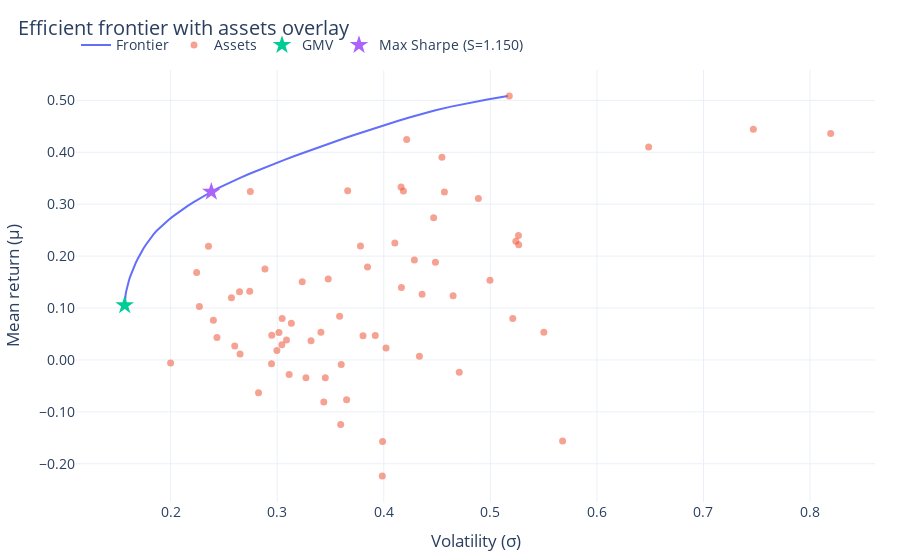
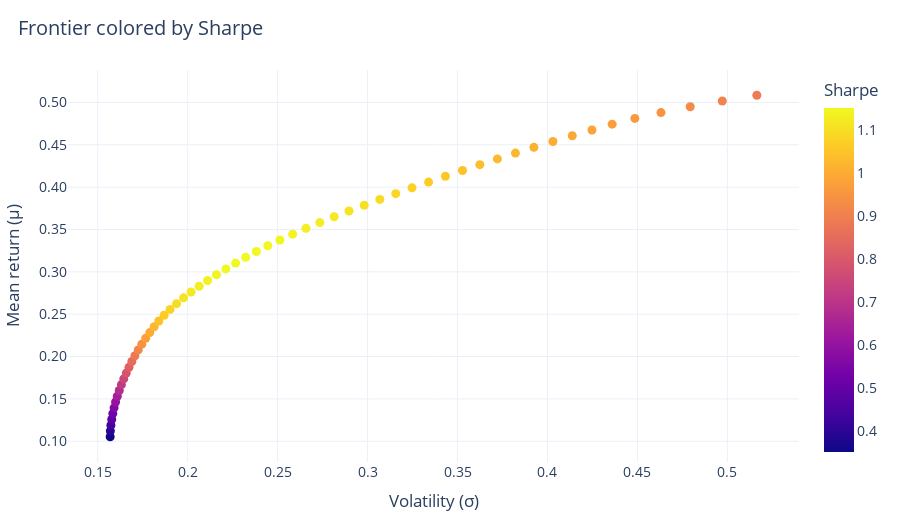

The notebook cell these images were saved under, in order:
### Code cell
def sharpe(mu_p, sig_p, rf=RF):
    return (mu_p - rf) / sig_p

# (re)compute asset stats if needed
vol = np.sqrt(np.diag(Sigma.values))
asset_stats = pd.DataFrame({"mu": mu.values, "sigma": vol}, index=mu.index)

frontier = frontier.copy()
frontier["sharpe"] = frontier.apply(
    lambda r: sharpe(r["mu"], r["sigma"], RF) if r["sigma"] > 0 else np.nan,
    axis=1
)

i_ms = int(frontier["sharpe"].idxmax())
w_ms = W.loc[i_ms]
mu_ms = float(mu @ w_ms)
sig_ms = float(np.sqrt(w_ms.values @ Sigma_use.values @ w_ms.values))
sh_ms = float(sharpe(mu_ms, sig_ms, RF))

# 5a) Frontier with assets overlay + GMV + Max Sharpe
fig_frontier = go.Figure()

fig_frontier.add_trace(go.Scatter(
    x=frontier["sigma"],
    y=frontier["mu"],
    mode="lines",
    name="Frontier",
))

fig_frontier.add_trace(go.Scatter(
    x=asset_stats["sigma"],
    y=asset_stats["mu"],
    mode="markers",
    name="Assets",
    text=asset_stats.index,
    hovertemplate="<b>%{text}</b><br>σ=%{x:.4f}<br>μ=%{y:.4f}<extra></extra>",
    marker=dict(size=7, opacity=0.55),
))

fig_frontier.add_trace(go.Scatter(
    x=[sig_gmv],
    y=[mu_gmv],
    mode="markers",
    name="GMV",
    marker=dict(symbol="star", size=14),
    hovertemplate="GMV<br>σ=%{x:.4f}<br>μ=%{y:.4f}<extra></extra>",
))

fig_frontier.add_trace(go.Scatter(
    x=[sig_ms],
    y=[mu_ms],
    mode="markers",
    name=f"Max Sharpe (S={sh_ms:.3f})",
    marker=dict(symbol="star", size=14),
    hovertemplate="Max Sharpe<br>σ=%{x:.4f}<br>μ=%{y:.4f}<extra></extra>",
))

fig_frontier.update_layout(
    title="Efficient frontier with assets overlay",
    xaxis_title="Volatility (σ)",
    yaxis_title="Mean return (μ)",
    legend=dict(orientation="h", yanchor="bottom", y=1.02, xanchor="left", x=0),
)
fig_frontier.show()

# 5b) Frontier colored by Sharpe
fig_frontier_sh = px.scatter(
    frontier,
    x="sigma",
    y="mu",
    color="sharpe",
    title="Frontier colored by Sharpe",
    labels={"sigma": "Volatility (σ)", "mu": "Mean return (μ)", "sharpe": "Sharpe"},
)
fig_frontier_sh.update_traces(marker=dict(size=9))
fig_frontier_sh.show()

### Figure 1 — Plotly figure (JSON) as saved in the notebook; plotly's stock layout.template omitted (floating-point values rounded to 4 significant figures)
{"data": [{"mode": "lines", "name": "Frontier", "type": "scatter", "x": [0.1569, 0.157, 0.1573, 0.1578, 0.1584, 0.1591, 0.1599, 0.1609, 0.162, 0.1632, 0.1645, 0.1659, 0.1674, 0.169, 0.1707, 0.1725, 0.1745, 0.1766, 0.1789, 0.1813, 0.1839, 0.1869, 0.1902, 0.1938, 0.1977, 0.2019, 0.2064, 0.2111, 0.216, 0.2212, 0.2266, 0.2323, 0.2382, 0.2445, 0.2513, 0.2584, 0.2658, 0.2735, 0.2814, 0.2897, 0.2981, 0.3068, 0.3157, 0.3247, 0.3339, 0.3433, 0.3528, 0.3624, 0.3722, 0.3822, 0.3925, 0.403, 0.4138, 0.4247, 0.436, 0.4486, 0.4631, 0.4793, 0.4972, 0.5164], "y": [0.1053, 0.1121, 0.119, 0.1258, 0.1326, 0.1395, 0.1463, 0.1531, 0.16, 0.1668, 0.1736, 0.1805, 0.1873, 0.1941, 0.201, 0.2078, 0.2146, 0.2215, 0.2283, 0.2351, 0.242, 0.2488, 0.2556, 0.2625, 0.2693, 0.2761, 0.283, 0.2898, 0.2966, 0.3035, 0.3103, 0.3172, 0.324, 0.3308, 0.3377, 0.3445, 0.3513, 0.3582, 0.365, 0.3718, 0.3787, 0.3855, 0.3923, 0.3992, 0.406, 0.4128, 0.4197, 0.4265, 0.4333, 0.4402, 0.447, 0.4538, 0.4607, 0.4675, 0.4743, 0.4812, 0.488, 0.4948, 0.5017, 0.5085]}, {"hovertemplate": "<b>%{text}</b><br>σ=%{x:.4f}<br>μ=%{y:.4f}<extra></extra>", "marker": {"opacity": 0.55, "size": 7}, "mode": "markers", "name": "Assets", "text": ["ACN", "ADBE", "AMD", "AKAM", "APH", "ADI", "AAPL", "AMAT", "APP", "ANET", "ADSK", "AVGO", "CDNS", "CDW", "CSCO", "CTSH", "GLW", "CRWD", "DDOG", "DELL", "EPAM", "FFIV", "FICO", "FSLR", "FTNT", "IT", "GEN", "GDDY", "HPE", "HPQ", "IBM", "INTC", "INTU", "JBL", "KEYS", "KLAC", "LRCX", "MCHP", "MU", "MSFT", "MPWR", "MSI", "NTAP", "NVDA", "NXPI", "ON", "ORCL", "PLTR", "PANW", "PTC", "QCOM", "ROP", "CRM", "STX", "NOW", "SWKS", "SMCI", "SNPS", "TEL", "TDY", "TER", "TXN", "TRMB", "TYL", "VRSN", "WDC", "WDAY", "ZBRA"], "type": "scatter", "x": [0.2651, 0.3596, 0.524, 0.3112, 0.2748, 0.3235, 0.2742, 0.4287, 0.7468, 0.4546, 0.3451, 0.4215, 0.3479, 0.2825, 0.227, 0.2602, 0.2885, 0.4996, 0.5502, 0.4485, 0.5678, 0.2949, 0.3781, 0.5264, 0.4359, 0.3317, 0.3017, 0.3087, 0.3586, 0.3437, 0.2355, 0.4708, 0.341, 0.3661, 0.3047, 0.4184, 0.4468, 0.4335, 0.4888, 0.2571, 0.5266, 0.2244, 0.3133, 0.5178, 0.392, 0.5211, 0.3847, 0.6486, 0.4104, 0.2997, 0.3805, 0.2, 0.3601, 0.4162, 0.4021, 0.3986, 0.8193, 0.4166, 0.2647, 0.2401, 0.4651, 0.3044, 0.327, 0.2947, 0.2435, 0.4569, 0.3651, 0.3989], "y": [0.01129, -0.1243, 0.2284, -0.0279, 0.3244, 0.1505, 0.1325, 0.1926, 0.4442, 0.3906, -0.03416, 0.4245, 0.1557, -0.06315, 0.1028, 0.02691, 0.175, 0.1536, 0.05318, 0.188, -0.1563, 0.04752, 0.2196, 0.2397, 0.1268, 0.03682, 0.05273, 0.03818, 0.08405, -0.08117, 0.219, -0.02372, 0.05335, 0.3258, 0.07997, 0.3257, 0.2739, 0.007158, 0.3111, 0.12, 0.222, 0.1685, 0.07045, 0.5085, 0.04726, 0.07994, 0.1792, 0.41, 0.2255, 0.01801, 0.04641, -0.005754, -0.008885, 0.3331, 0.02298, -0.2236, 0.436, 0.1394, 0.1314, 0.07649, 0.1237, 0.02935, -0.03428, -0.007537, 0.04301, 0.3236, -0.07656, -0.157]}, {"hovertemplate": "GMV<br>σ=%{x:.4f}<br>μ=%{y:.4f}<extra></extra>", "marker": {"size": 14, "symbol": "star"}, "mode": "markers", "name": "GMV", "type": "scatter", "x": [0.1569], "y": [0.1053]}, {"hovertemplate": "Max Sharpe<br>σ=%{x:.4f}<br>μ=%{y:.4f}<extra></extra>", "marker": {"size": 14, "symbol": "star"}, "mode": "markers", "name": "Max Sharpe (S=1.150)", "type": "scatter", "x": [0.2382], "y": [0.324]}], "layout": {"legend": {"orientation": "h", "x": 0, "xanchor": "left", "y": 1.02, "yanchor": "bottom"}, "title": {"text": "Efficient frontier with assets overlay"}, "xaxis": {"title": {"text": "Volatility (σ)"}}, "yaxis": {"title": {"text": "Mean return (μ)"}}}}

### Figure 2 — Plotly figure (JSON) as saved in the notebook; plotly's stock layout.template omitted (floating-point values rounded to 4 significant figures)
{"data": [{"hovertemplate": "Volatility (σ)=%{x}<br>Mean return (μ)=%{y}<br>Sharpe=%{marker.color}<extra></extra>", "legendgroup": "", "marker": {"color": [0.3523, 0.3956, 0.4383, 0.4803, 0.5217, 0.5623, 0.6021, 0.641, 0.6789, 0.7158, 0.7517, 0.7866, 0.8203, 0.853, 0.8846, 0.9148, 0.9435, 0.9708, 0.9966, 1.021, 1.044, 1.064, 1.081, 1.096, 1.109, 1.12, 1.129, 1.136, 1.142, 1.146, 1.149, 1.15, 1.15, 1.148, 1.145, 1.14, 1.134, 1.127, 1.119, 1.111, 1.102, 1.094, 1.085, 1.075, 1.066, 1.057, 1.048, 1.039, 1.03, 1.021, 1.012, 1.002, 0.9925, 0.983, 0.9734, 0.9613, 0.9459, 0.928, 0.9085, 0.888], "coloraxis": "coloraxis", "size": 9, "symbol": "circle"}, "mode": "markers", "name": "", "orientation": "v", "showlegend": false, "type": "scatter", "x": [0.1569, 0.157, 0.1573, 0.1578, 0.1584, 0.1591, 0.1599, 0.1609, 0.162, 0.1632, 0.1645, 0.1659, 0.1674, 0.169, 0.1707, 0.1725, 0.1745, 0.1766, 0.1789, 0.1813, 0.1839, 0.1869, 0.1902, 0.1938, 0.1977, 0.2019, 0.2064, 0.2111, 0.216, 0.2212, 0.2266, 0.2323, 0.2382, 0.2445, 0.2513, 0.2584, 0.2658, 0.2735, 0.2814, 0.2897, 0.2981, 0.3068, 0.3157, 0.3247, 0.3339, 0.3433, 0.3528, 0.3624, 0.3722, 0.3822, 0.3925, 0.403, 0.4138, 0.4247, 0.436, 0.4486, 0.4631, 0.4793, 0.4972, 0.5164], "xaxis": "x", "y": [0.1053, 0.1121, 0.119, 0.1258, 0.1326, 0.1395, 0.1463, 0.1531, 0.16, 0.1668, 0.1736, 0.1805, 0.1873, 0.1941, 0.201, 0.2078, 0.2146, 0.2215, 0.2283, 0.2351, 0.242, 0.2488, 0.2556, 0.2625, 0.2693, 0.2761, 0.283, 0.2898, 0.2966, 0.3035, 0.3103, 0.3172, 0.324, 0.3308, 0.3377, 0.3445, 0.3513, 0.3582, 0.365, 0.3718, 0.3787, 0.3855, 0.3923, 0.3992, 0.406, 0.4128, 0.4197, 0.4265, 0.4333, 0.4402, 0.447, 0.4538, 0.4607, 0.4675, 0.4743, 0.4812, 0.488, 0.4948, 0.5017, 0.5085], "yaxis": "y"}], "layout": {"coloraxis": {"colorbar": {"title": {"text": "Sharpe"}}, "colorscale": [[0, "#0d0887"], [0.1111, "#46039f"], [0.2222, "#7201a8"], [0.3333, "#9c179e"], [0.4444, "#bd3786"], [0.5556, "#d8576b"], [0.6667, "#ed7953"], [0.7778, "#fb9f3a"], [0.8889, "#fdca26"], [1, "#f0f921"]]}, "height": 520, "legend": {"tracegroupgap": 0}, "title": {"text": "Frontier colored by Sharpe"}, "xaxis": {"anchor": "y", "domain": [0, 1], "title": {"text": "Volatility (σ)"}}, "yaxis": {"anchor": "x", "domain": [0, 1], "title": {"text": "Mean return (μ)"}}}}
